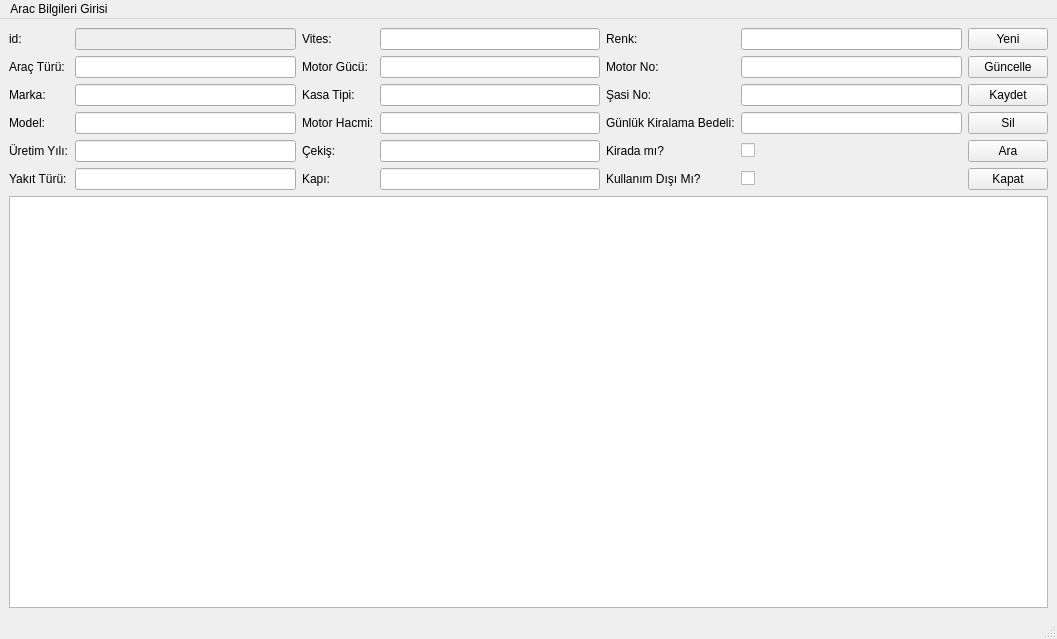
<?xml version="1.0" encoding="UTF-8"?>
<ui version="4.0">
 <class>Form4</class>
 <widget class="QMainWindow" name="Form4">
  <property name="geometry">
   <rect>
    <x>0</x>
    <y>0</y>
    <width>1057</width>
    <height>639</height>
   </rect>
  </property>
  <property name="windowTitle">
   <string>MainWindow</string>
  </property>
  <widget class="QWidget" name="centralwidget">
   <layout class="QGridLayout" name="gridLayout_3">
    <item row="0" column="0">
     <layout class="QGridLayout" name="gridLayout_2">
      <item row="0" column="0">
       <layout class="QGridLayout" name="gridLayout">
        <item row="2" column="1">
         <widget class="QLineEdit" name="lineEdit_marka"/>
        </item>
        <item row="1" column="4">
         <widget class="QLabel" name="label_motorno">
          <property name="text">
           <string>Motor No:</string>
          </property>
         </widget>
        </item>
        <item row="4" column="0">
         <widget class="QLabel" name="label_uretimyili">
          <property name="text">
           <string>Üretim Yılı:</string>
          </property>
         </widget>
        </item>
        <item row="4" column="1">
         <widget class="QLineEdit" name="lineEdit_uretimyili"/>
        </item>
        <item row="2" column="7">
         <widget class="QPushButton" name="pushButton_kaydet">
          <property name="text">
           <string>Kaydet</string>
          </property>
         </widget>
        </item>
        <item row="0" column="2">
         <widget class="QLabel" name="label_vites">
          <property name="text">
           <string>Vites:</string>
          </property>
         </widget>
        </item>
        <item row="3" column="2">
         <widget class="QLabel" name="label_motorhacmi">
          <property name="text">
           <string>Motor Hacmi:</string>
          </property>
         </widget>
        </item>
        <item row="5" column="0">
         <widget class="QLabel" name="label_yakitturu">
          <property name="text">
           <string>Yakıt Türü:</string>
          </property>
         </widget>
        </item>
        <item row="3" column="6">
         <widget class="QLineEdit" name="lineEdit_gunlukkira"/>
        </item>
        <item row="2" column="0">
         <widget class="QLabel" name="label_marka">
          <property name="text">
           <string>Marka:</string>
          </property>
         </widget>
        </item>
        <item row="0" column="3">
         <widget class="QLineEdit" name="lineEdit_vites"/>
        </item>
        <item row="4" column="7">
         <widget class="QPushButton" name="pushButton_ara">
          <property name="text">
           <string>Ara</string>
          </property>
         </widget>
        </item>
        <item row="5" column="3">
         <widget class="QLineEdit" name="lineEdit_kapi"/>
        </item>
        <item row="1" column="1">
         <widget class="QLineEdit" name="lineEdit_aracturu"/>
        </item>
        <item row="4" column="3">
         <widget class="QLineEdit" name="lineEdit_cekis"/>
        </item>
        <item row="3" column="1">
         <widget class="QLineEdit" name="lineEdit_model"/>
        </item>
        <item row="1" column="6">
         <widget class="QLineEdit" name="lineEdit_motorno"/>
        </item>
        <item row="4" column="4">
         <widget class="QLabel" name="label_kiradami">
          <property name="text">
           <string>Kirada mı?</string>
          </property>
         </widget>
        </item>
        <item row="3" column="7">
         <widget class="QPushButton" name="pushButton_sil">
          <property name="text">
           <string>Sil</string>
          </property>
         </widget>
        </item>
        <item row="2" column="4">
         <widget class="QLabel" name="label_sasino">
          <property name="text">
           <string>Şasi No:</string>
          </property>
         </widget>
        </item>
        <item row="1" column="3">
         <widget class="QLineEdit" name="lineEdit_motorgucu"/>
        </item>
        <item row="2" column="6">
         <widget class="QLineEdit" name="lineEdit_sasino"/>
        </item>
        <item row="3" column="4">
         <widget class="QLabel" name="label_gunlukkira">
          <property name="text">
           <string>Günlük Kiralama Bedeli:</string>
          </property>
         </widget>
        </item>
        <item row="1" column="2">
         <widget class="QLabel" name="label_motorgucu">
          <property name="text">
           <string>Motor Gücü:</string>
          </property>
         </widget>
        </item>
        <item row="2" column="2">
         <widget class="QLabel" name="label_kasatipi">
          <property name="text">
           <string>Kasa Tipi:</string>
          </property>
         </widget>
        </item>
        <item row="5" column="1">
         <widget class="QLineEdit" name="lineEdit_yakitturu"/>
        </item>
        <item row="1" column="0">
         <widget class="QLabel" name="label_aracturu">
          <property name="text">
           <string>Araç Türü:</string>
          </property>
         </widget>
        </item>
        <item row="3" column="3">
         <widget class="QLineEdit" name="lineEdit_motorhacmi"/>
        </item>
        <item row="5" column="4">
         <widget class="QLabel" name="label_kullanimdisimi">
          <property name="text">
           <string>Kullanım Dışı Mı?</string>
          </property>
         </widget>
        </item>
        <item row="0" column="7">
         <widget class="QPushButton" name="pushButton_yeni">
          <property name="text">
           <string>Yeni</string>
          </property>
         </widget>
        </item>
        <item row="5" column="7">
         <widget class="QPushButton" name="pushButton_kapat">
          <property name="text">
           <string>Kapat</string>
          </property>
         </widget>
        </item>
        <item row="2" column="3">
         <widget class="QLineEdit" name="lineEdit_kasatipi"/>
        </item>
        <item row="1" column="7">
         <widget class="QPushButton" name="pushButton_guncelle">
          <property name="text">
           <string>Güncelle</string>
          </property>
         </widget>
        </item>
        <item row="5" column="2">
         <widget class="QLabel" name="label_kapi">
          <property name="text">
           <string>Kapı:</string>
          </property>
         </widget>
        </item>
        <item row="0" column="4">
         <widget class="QLabel" name="label_renk">
          <property name="text">
           <string>Renk:</string>
          </property>
         </widget>
        </item>
        <item row="0" column="0">
         <widget class="QLabel" name="label_id">
          <property name="text">
           <string>id:</string>
          </property>
         </widget>
        </item>
        <item row="4" column="2">
         <widget class="QLabel" name="label_cekis">
          <property name="text">
           <string>Çekiş:</string>
          </property>
         </widget>
        </item>
        <item row="3" column="0">
         <widget class="QLabel" name="label_model">
          <property name="text">
           <string>Model:</string>
          </property>
         </widget>
        </item>
        <item row="0" column="6">
         <widget class="QLineEdit" name="lineEdit_renk"/>
        </item>
        <item row="0" column="1">
         <widget class="QLineEdit" name="lineEdit_id">
          <property name="enabled">
           <bool>false</bool>
          </property>
         </widget>
        </item>
        <item row="4" column="6">
         <widget class="QCheckBox" name="checkBox_kiradami">
          <property name="font">
           <font>
            <bold>false</bold>
           </font>
          </property>
          <property name="text">
           <string/>
          </property>
         </widget>
        </item>
        <item row="5" column="6">
         <widget class="QCheckBox" name="checkBox_kullanimdisimi">
          <property name="text">
           <string/>
          </property>
         </widget>
        </item>
       </layout>
      </item>
      <item row="1" column="0">
       <widget class="QTableWidget" name="tableWidget_2"/>
      </item>
     </layout>
    </item>
   </layout>
  </widget>
  <widget class="QMenuBar" name="menubar">
   <property name="geometry">
    <rect>
     <x>0</x>
     <y>0</y>
     <width>1057</width>
     <height>21</height>
    </rect>
   </property>
   <widget class="QMenu" name="menuArac_Bilgileri_Girisi">
    <property name="title">
     <string>Arac Bilgileri Girisi</string>
    </property>
   </widget>
   <addaction name="menuArac_Bilgileri_Girisi"/>
  </widget>
  <widget class="QStatusBar" name="statusbar"/>
 </widget>
 <tabstops>
  <tabstop>lineEdit_aracturu</tabstop>
  <tabstop>lineEdit_marka</tabstop>
  <tabstop>lineEdit_model</tabstop>
  <tabstop>lineEdit_uretimyili</tabstop>
  <tabstop>lineEdit_yakitturu</tabstop>
  <tabstop>lineEdit_vites</tabstop>
  <tabstop>lineEdit_motorgucu</tabstop>
  <tabstop>lineEdit_kasatipi</tabstop>
  <tabstop>lineEdit_motorhacmi</tabstop>
  <tabstop>lineEdit_cekis</tabstop>
  <tabstop>lineEdit_kapi</tabstop>
  <tabstop>lineEdit_renk</tabstop>
  <tabstop>lineEdit_motorno</tabstop>
  <tabstop>lineEdit_sasino</tabstop>
  <tabstop>lineEdit_gunlukkira</tabstop>
  <tabstop>pushButton_yeni</tabstop>
  <tabstop>pushButton_guncelle</tabstop>
  <tabstop>pushButton_kaydet</tabstop>
  <tabstop>pushButton_sil</tabstop>
  <tabstop>pushButton_ara</tabstop>
  <tabstop>pushButton_kapat</tabstop>
  <tabstop>lineEdit_id</tabstop>
 </tabstops>
 <resources/>
 <connections/>
</ui>
